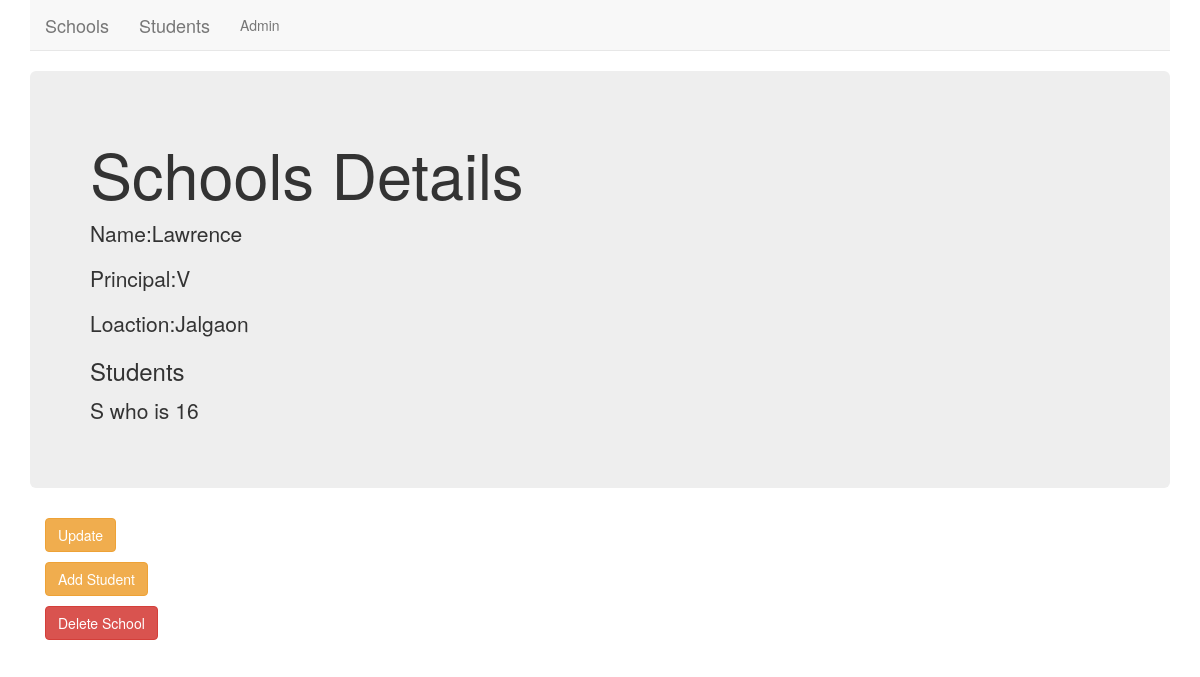
The page /basic/school/1/ on the database as committed earlier.
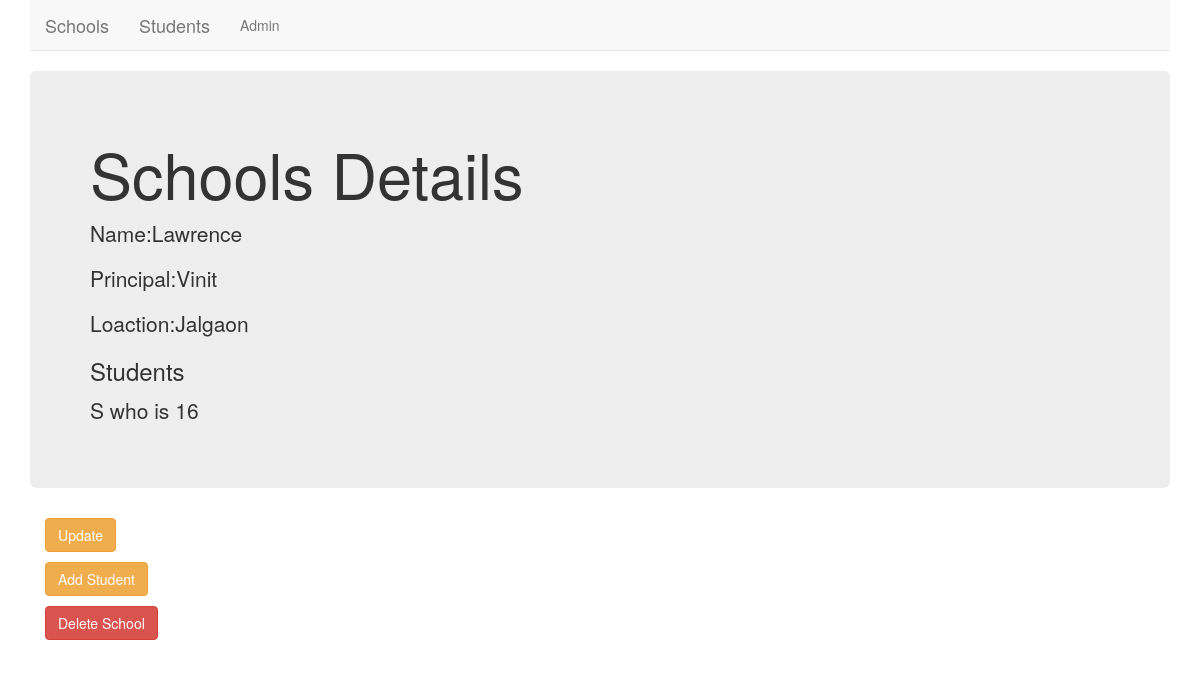
The same page on the database as committed later.
### basic/models.py (models this page shows, shortened)
class School(models.Model):
    name = models.CharField(max_length=256)
    principal = models.CharField(max_length=256)
    location = models.CharField(max_length=256)

class Student(models.Model):
    name = models.CharField(max_length=256)
    age = models.PositiveIntegerField()
    school = models.ForeignKey(School,related_name='students',on_delete=models.CASCADE)

### basic/views.py (the view)
# urls.py: path('school/<int:pk>/',views.SchoolDetailsView.as_view(),name='details'),
class SchoolDetailsView(DetailView):
    context_object_name = 'school_detail'
    model = models.School
    template_name = 'basic/school_details.html'

### basic/templates/basic/school_details.html
{% extends 'base.html' %}
{% block body_block %}
<div class="jumbotron">
    <h1>Schools Details</h1>
    <p>Name:{{school_detail.name}}</p>
    <p>Principal:{{school_detail.principal}}</p>
    <p>Loaction:{{school_detail.location}}</p>
    <h3>Students</h3>
    {% for student in school_detail.students.all %}
        <p>{{student.name}} who is {{student.age}} </p>
    {% endfor %}
</div>
<div class="container">
    <p><a class='btn btn-warning' href='{% url 'basic:update' pk=school_detail.pk %}'>Update</a></p>
</div>
<div class="container">
    <p><a class='btn btn-warning' href='{% url 'basic:addstudent' %}'>Add Student</a></p>
</div>
<div class="container">
    <p><a class='btn btn-danger' href='{% url 'basic:delete' pk=school_detail.pk %}'>Delete School</a></p>
</div>
{% endblock body_block %}

### templates/base.html (shortened to what this page needs)
<!DOCTYPE html>
<html lang="en">
<head>
    <link rel="stylesheet" href="https://maxcdn.bootstrapcdn.com/bootstrap/3.4.1/css/bootstrap.min.css">
</head>
<body>
    <div class="container">
        <nav class="navbar navbar-default navbar-static-top">
            <ul class="nav navbar-nav">
                <li><a class="navbar-brand" href="{% url 'basic:schools' %}">Schools</a></li>
                <li><a class="navbar-brand" href="{% url 'basic:students' %}">Students</a></li>
                <li><a class="navbar-link" href="{% url 'admin:index' %}">Admin</a></li>
            </ul>
        </nav>
        {% block body_block %}
        {% endblock body_block %}
    </div>
</body>
</html>

Rows that differ between the two databases and show on the page:
changed School "Lawrence": principal "V" → "Vinit"
